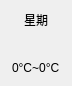
<?xml version="1.0" encoding="UTF-8"?>
<ui version="4.0">
 <class>CForecastBtn</class>
 <widget class="QWidget" name="CForecastBtn">
  <property name="geometry">
   <rect>
    <x>0</x>
    <y>0</y>
    <width>72</width>
    <height>74</height>
   </rect>
  </property>
  <property name="windowTitle">
   <string>Form</string>
  </property>
  <layout class="QVBoxLayout" name="verticalLayout">
   <item alignment="Qt::AlignHCenter">
    <widget class="QLabel" name="weekLab">
     <property name="text">
      <string>星期</string>
     </property>
    </widget>
   </item>
   <item alignment="Qt::AlignHCenter">
    <widget class="QLabel" name="weatherLab">
     <property name="minimumSize">
      <size>
       <width>40</width>
       <height>20</height>
      </size>
     </property>
     <property name="maximumSize">
      <size>
       <width>30</width>
       <height>16777215</height>
      </size>
     </property>
     <property name="text">
      <string/>
     </property>
    </widget>
   </item>
   <item alignment="Qt::AlignHCenter">
    <widget class="QLabel" name="tempLab">
     <property name="text">
      <string>0°C~0°C</string>
     </property>
    </widget>
   </item>
  </layout>
 </widget>
 <resources/>
 <connections/>
</ui>
